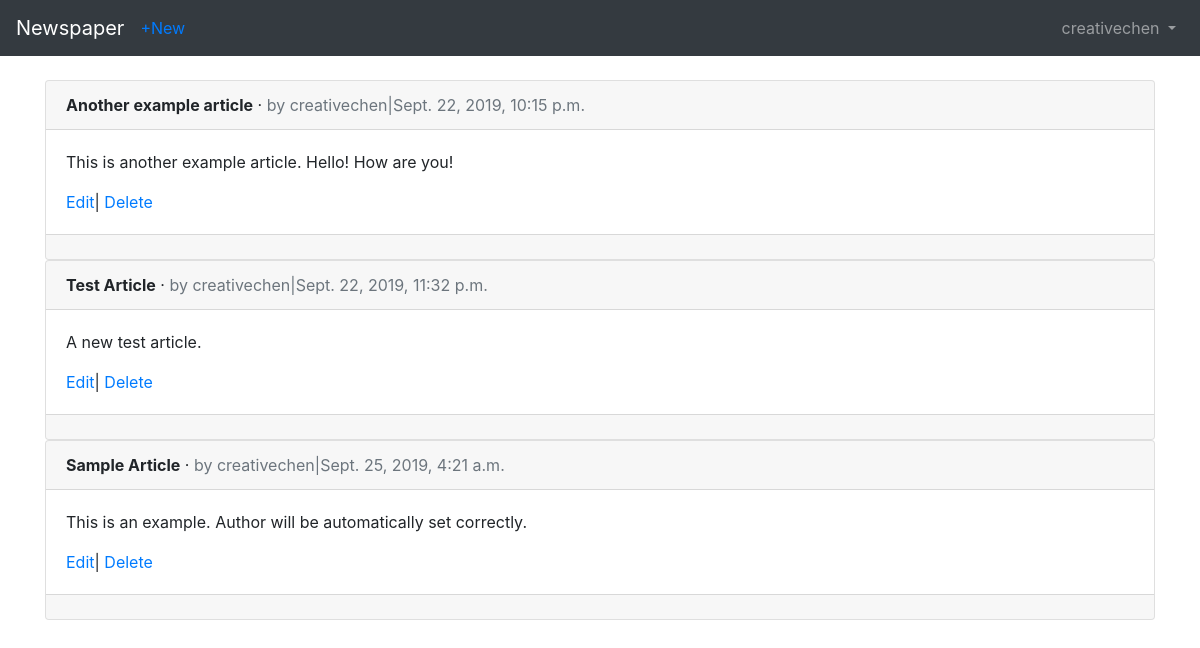
Page /articles/ (signed in) on the earlier database version.
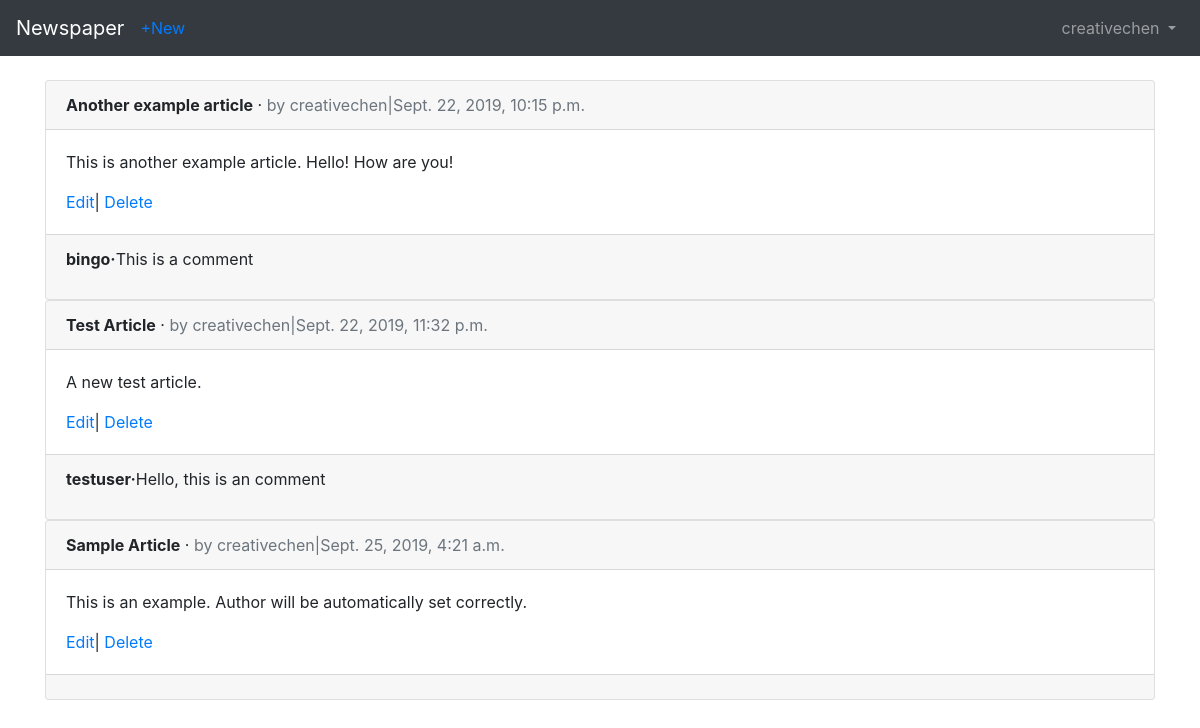
Same page on the later database version.
### users/models.py (models this page shows)
class CustomUser(AbstractUser):
    age = models.PositiveIntegerField(null=True, blank=True)

### articles/models.py (models this page shows, shortened)
class Article(models.Model):
    title = models.CharField(max_length=255)
    body = models.TextField()
    date = models.DateTimeField(auto_now_add=True)
    author = models.ForeignKey(get_user_model(), on_delete=models.CASCADE)

class Comment(models.Model):
    article = models.ForeignKey(Article, on_delete=models.CASCADE, related_name='comments',)
    comment = models.CharField(max_length=140)
    author = models.ForeignKey(get_user_model(), on_delete=models.CASCADE)
    def __str__(self):
        return self.comment

### articles/views.py (the view)
# urls.py: path('', ArticleListView.as_view(), name='article_list'),
class ArticleListView(LoginRequiredMixin, ListView):
    model = Article
    template_name = 'article_list.html'
    login_url = 'login'

### templates/article_list.html (shortened to what this page needs)
{% extends 'base.html' %}
{% block content %}
    {% for article in object_list %}
        <div class="card">
            <div class="card-header">
                <span class="font-weight-bold">{{article.title}}</span>
                &middot;
                <span class="text-muted">by
                {{article.author}}|{{article.date}}</span>
            </div>
            <div class="card-body">
                <p>{{article.body}}</p>
                <a href="{% url 'article_edit' article.pk %}">Edit</a>|
                <a href="{% url 'article_delete' article.pk %}">Delete</a>
            </div>
            <div class="card-footer">
                {% for comment in article.comments.all %}
                <p>
                    <span class="font-weight-bold">{{comment.author}}&middot;</span>{{comment}}
                </p>
                {% endfor %}
            </div>
        </div>
    {% endfor %}
{% endblock content %}

### templates/base.html (shortened to what this page needs)
<!doctype html>
<html lang="en">
  <head>
    <link rel="stylesheet" href="https://stackpath.bootstrapcdn.com/bootstrap/4.1.3/css/bootstrap.min.css">
  </head>
  <body>
    <nav class="navbar navbar-expand-md navbar-dark bg-dark mb-4">
      <a class="navbar-brand" href="{% url 'home' %}">Newspaper</a>
      {% if user.is_authenticated %}
      <ul class="navbar-nav mr-auto">
          <li class="nav-item"><a href="{% url 'article_new' %}">+New</a>
          </li>
      </ul>
      {% endif %}
      <div class="collapse navbar-collapse" id="navbarCollapse">
        {% if user.is_authenticated %}
          <ul class="navbar-nav ml-auto">
            <li class="nav-item">
              <a class="nav-link dropdown-toggle" href="#" id="userMenu"\
              data-toggle="dropdown" aria-haspopup="true" aria-expanded\
              ="false">
                {{ user.username }}
              </a>
            </li>
          </ul>
        {% endif %}
      </div>
    </nav>
    <div class="container">
      {% block content %}
      {% endblock content %}
    </div>
  </body>
</html>

Differences in the rows shown:
added Comment: author "bingo", comment "This is a comment", shown under Article "Another example article"
added Comment: author "testuser", comment "Hello, this is an comment", shown under Article "Test Article"
